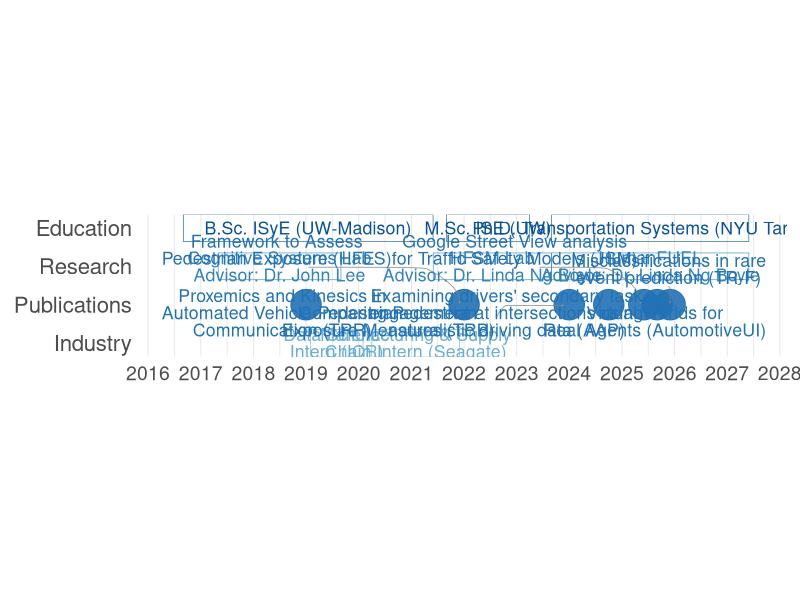

Write R code to recreate this figure.
library(ggplot2)
library(dplyr)
library(lubridate)
library(ggrepel)
library(stringr)
library(ggforce) # Added for rounded rectangles


# Darker blue color palette
color_palette <- c(
  "Education" = "#08519c", # Darker blue
  "Research" = "#3182bd", # Medium-dark blue
  "Industry" = "#6baed6", # Medium blue (darkened from before)
  "Publications" = "#2171b5" # Blue-medium dark
)
# Helper function to wrap text
wrap_text <- function(text, width = 30) {
  str_wrap(text, width = width)
}

# Update the industry text to fit boxes better
data <- tribble(
  ~content, ~start, ~end, ~group,
  "B.Sc. ISyE (UW-Madison)", "2016-09-01", "2021-05-31", "Education",
  "M.Sc. ISE (UW)", "2021-09-01", "2023-03-31", "Education",
  "Ph.D. Transportation Systems (NYU Tandon)", "2023-09-01", "2027-05-31", "Education", # nolint: line_length_linter.
  "Cognitive Systems Lab\nAdvisor: Dr. John Lee", "2017-05-01", "2019-08-31", "Research", # nolint: line_length_linter.
  "HFSM Lab\nAdvisor: Dr. Linda Ng Boyle", "2021-06-01", "2023-08-31", "Research", # nolint: line_length_linter.
  "HumanFUEL\nAdvisor: Dr. Linda Ng Boyle", "2023-09-01", "2027-05-31", "Research", # nolint: line_length_linter.
  "Data Science\nIntern (ICR)", "2019-02-01", "2020-01-31", "Industry",
  "Manufacturing & Supply\nChain Intern (Seagate)", "2020-04-01", "2021-12-01", "Industry" # nolint: line_length_linter.
) %>%
  mutate(start = ymd(start), end = ymd(end))

publications <- tribble(
  ~content, ~date, ~group, ~nudge_x, ~nudge_y,
  "Proxemics and Kinesics in\nAutomated Vehicle-Pedestrian\nCommunication (TRR)", "2019-01-01", "Publications", -300, -0.4, # nolint: line_length_linter.
  "Framework to Assess\nPedestrian Exposure (HFES)", "2022-01-01", "Publications", 300, 0.4, # nolint: line_length_linter.
  "Comparing Pedestrian\nExposure Measures (TRB)", "2024-01-01", "Publications", -400, -0.4, # nolint: line_length_linter.
  "Examining drivers' secondary task\nengagement at intersections using\nnaturalistic driving data (AAP)", "2024-10-01", "Publications", 100, -0.1, # nolint: line_length_linter.
  "Google Street View analysis\nfor Traffic Safety Models (JSM)", "2025-06-01", "Publications", -350, 0.4, # nolint: line_length_linter.
  "Virtual Worlds for\nReal Agents (AutomotiveUI)", "2025-09-01", "Publications", 300, -0.4, # nolint: line_length_linter.
  "Misclassifications in rare\nevent prediction (TR-F)", "2025-12-01", "Publications", 400, 0.5 # nolint: line_length_linter.
) %>%
  mutate(date = ymd(date))

p <- ggplot() +
  geom_rect(
    data = data,
    aes(
      xmin = start,
      xmax = end,
      ymin = as.numeric(factor(group, levels = rev(c("Education", "Research", "Publications", "Industry")))) - 0.35, # nolint: line_length_linter. # nolint
      ymax = as.numeric(factor(group, levels = rev(c("Education", "Research", "Publications", "Industry")))) + 0.35, # nolint
      color = group
    ),
    fill = NA,
    linewidth = 0.2
  ) +
  # Direct labels for timeline segments
  geom_text(
    data = data %>% filter(group != "Publications"),
    aes(
      x = start + (end - start) / 2,
      y = group,
      label = content,
      color = group
    ),
    size = 4.5,
    fontface = "plain", # Changed from bold
    lineheight = 0.8
  ) +
  # Publication points
  geom_point(
    data = publications,
    aes(x = date, y = group, color = group),
    size = 10,
    alpha = 0.9
  ) +
  geom_text_repel(
    data = publications,
    aes(x = date, y = group, label = content, color = group),
    size = 4.5,
    fontface = "plain",
    lineheight = 0.8,
    box.padding = 1,
    point.padding = 0.5,
    force = 20,
    direction = "both",
    nudge_x = publications$nudge_x,
    nudge_y = publications$nudge_y,
    segment.size = 0.3,
    segment.color = "grey50",
    segment.alpha = 0.8,
    min.segment.length = 0.3,
    max.overlaps = Inf,
    segment.curvature = -0.4, # Increased curve
    segment.angle = 45, # Adjusted angle for better pointing
    segment.ncp = 15, # More control points for smoother curves
    arrow = arrow(
      length = unit(0.012, "npc"),
      type = "closed",
      ends = "last"
    ), # Arrow at label end
    hjust = 0.5
  ) +
  theme_minimal(base_size = 16) +
  theme(
    axis.text.y = element_text(size = 16, face = "plain"), # Changed from bold
    axis.text.x = element_text(size = 14),
    axis.title.y = element_blank(),
    axis.title.x = element_blank(),
    panel.grid.major.y = element_blank(),
    panel.grid.minor.y = element_blank(),
    legend.position = "none",
    plot.margin = margin(t = 10, r = 10, b = 10, l = 10, unit = "pt"),
    panel.grid.major.x = element_line(color = "grey90", size = 0.3)
  ) +
  scale_color_manual(values = color_palette) +
  scale_x_date(
    limits = c(ymd("2016-01-01"), ymd("2028-01-01")),
    date_breaks = "1 year",
    date_labels = "%Y",
    expand = expansion(mult = c(0.01, 0.01))
  ) +
  scale_y_discrete(
    limits = rev(c("Education", "Research", "Publications", "Industry")),
    expand = expansion(mult = c(0.05, 0.05))
  ) +
  theme(aspect.ratio = 0.22)

ggsave("/Users/gracedouglas/Documents/arXiv/grackith.github.io/images/timeline.png", p, width = 16, height = 4, dpi = 300) # nolint: line_length_linter.
